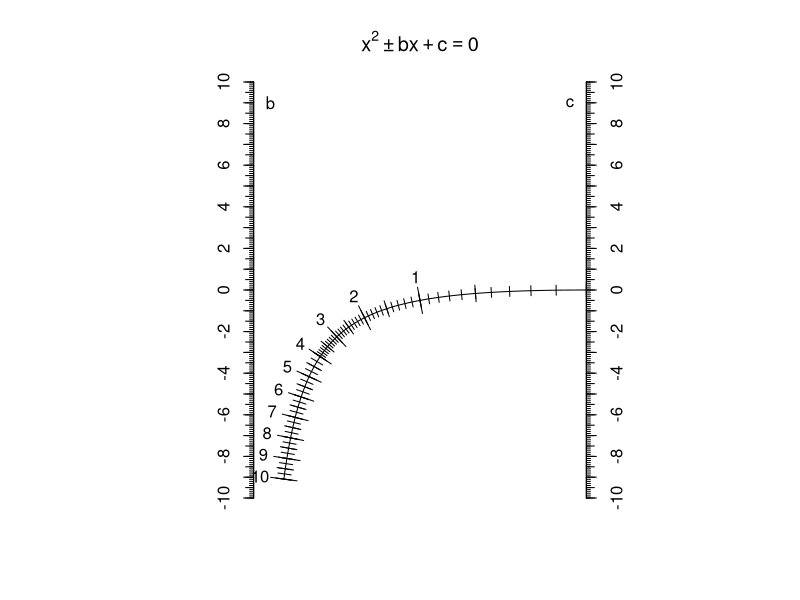
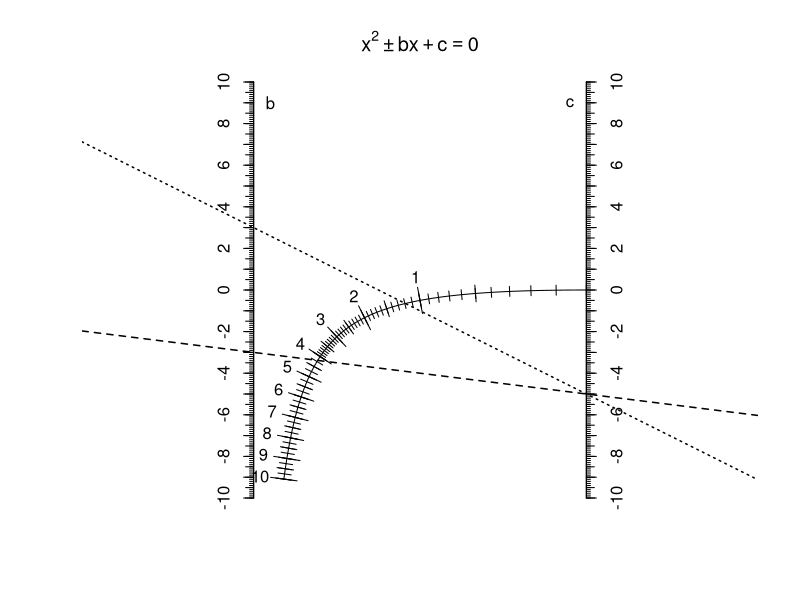
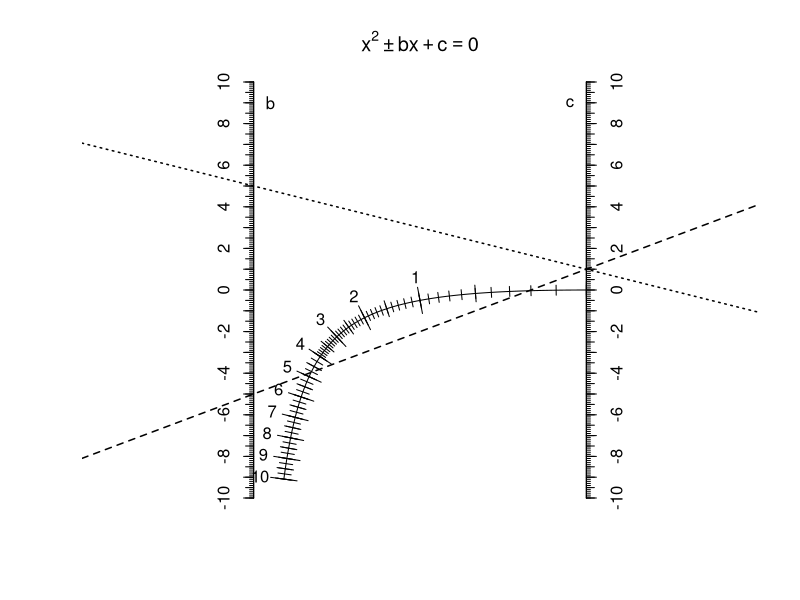
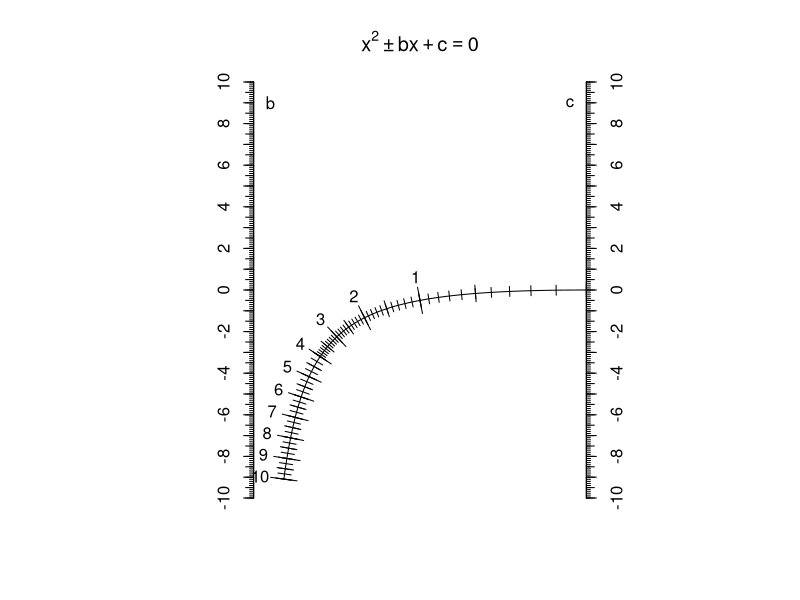

R code for these plots, in order:
## ---- chunk 1
nomogram <- function(xoff=0.1, asp=1/16){
	plot(NULL, NULL, asp=asp,
		main = expression(x**2 %+-% bx + c == 0),
		xlim=c(-xoff, 1+xoff), ylim=c(-10,10), axes=FALSE,
		xaxs="i", yaxs="i",
		xlab="", ylab=""
	)

	vertical_axis <- function(pos, side=2){
		axis(side, pos=pos, at=-10:10)
		axis(side, pos=pos, at= seq(-10, 10, by=0.5), 
			labels=FALSE, tcl=-0.4)
		axis(side, pos=pos, at= seq(-10, 10, by=0.1), 
			labels=FALSE, tcl=-0.2)
	}

	vertical_axis(0)
	vertical_axis(1, 4)
	text(0.05, 9, "b")
	text(0.95, 9, "c")

	r = seq(0, 10, length.out=1001)
	lines(1/(r+1), -r^2/(r+1))

	rticks <- function(r, tcl, asp=1, labels=FALSE, ll=0.9){
		x <- 1/(r+1)
		y <- -r^2/(r+1)
		yx <- (r^2+2*r)*asp
		rad <- sqrt(1+yx^2)
		xp <- 1/(asp*rad)
		yp <- yx/rad
		x0 <- x+yp*tcl/2
		x1 <- x-yp*tcl/2
		y0 <- y-xp*tcl/2
		y1 <- y+xp*tcl/2
		arrows(x0, y0, x1, y1, length=0)
		if(labels){
			text(x-ll*yp*tcl, y+ll*xp*tcl, r)
		}
	}

	rticks(seq(1, 10, by=1), 0.08, asp, labels=TRUE)
	rticks(seq(0, 10, by=0.5), 0.05, asp)
	rticks(seq(0, 4, by=0.1), 0.03, asp)
	rticks(seq(4, 10, by=0.25), 0.04, asp)
}

nomogram()
## ---- chunk 2
eqLines <- function(a, b){
	abline(a, b-a, lty=2, lwd=1.5)
	abline(-a, b+a, lty=3, lwd=1.5)
}
nomogram()
eqLines(-3, -5)

## ---- chunk 3
nomogram()
eqLines(-5, 1)
## ---- chunk 4
# setpdf(height=9.5, width=6.5) # This is a theobio/Rprep magic command
nomogram()
